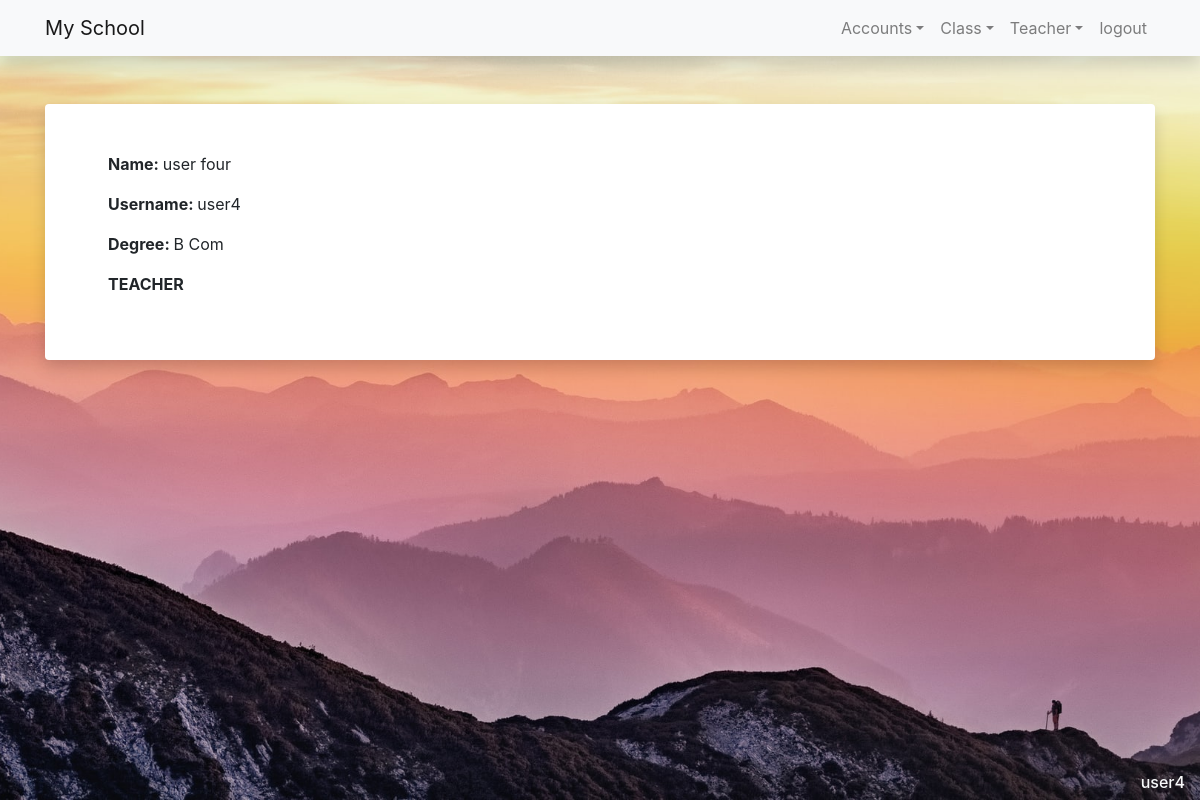
The app's page /accounts/profile/ (signed in) with its own data.
### Users/models.py (models this page shows, shortened)
class User(AbstractUser):
	username = models.CharField(unique=True,max_length=20)
	email = models.EmailField(unique=True)
	first_name = models.CharField(max_length=10)
	last_name = models.CharField(max_length=10)
	date_of_birth = models.DateField()
	is_official = models.BooleanField(default=False)
	is_teacher = models.BooleanField(default=False)
	is_student = models.BooleanField(default=False)
	USERNAME_FIELD = 'email'
	REQUIRED_FIELDS = ['username','first_name','last_name','date_of_birth']

class TeacherProfile(models.Model):
	user = models.OneToOneField(User, on_delete=models.CASCADE)
	degree = models.CharField(max_length=10)

### accounts/views.py (the view)
# urls.py: path('profile/', ViewProfile.as_view(), name= 'view_profile'),
class ViewProfile(LoginRequiredMixin,View):
	def get(self,request):
		return render(request, "accounts/profile.html", {'user': request.user})

### accounts/templates/accounts/profile.html (shortened to what this page needs)
{% extends 'base.html' %}
{% block content %}
	{% if user.is_teacher %}
		<div class="container">
			<p><b>Name: </b>{{ user.first_name }} {{ user.last_name }}</p>
			<p><b>Username: </b>{{ user.username }}</p>
			<p><b>Degree: </b>{{ user.teacherprofile.degree }}</p>
			<p><b>TEACHER</b></p>
		</div>
	{% else %}
		<div class="container">
			<p><b>Name: </b>{{ user.first_name }} {{ user.last_name }}</p>
			<p><b>Username: </b>{{ user.username }}</p>
		</div>
		<p><b>OFFICIAL</b></p>
	{% endif %}
{% endblock %}

### home/templates/base.html (shortened to what this page needs)
{% extends "headers.html" %}
{% block navbar %}
{% url 'register' as register %}
{% url 'login' as login %}
{% url 'logout' as logout %}
{% url 'view_profile' as view_profile %}
{% url 'classes_all' as classes_all %}
{% url 'create_class' as create_class %}
{% url 'join_class' as join_class %}
{% url 'class_detail' as class_detail %}
{% url 'teacher_home' as teacher_home %}
{% url 'teacher_create' as teacher_create %}
	<nav class="navbar navbar-expand-lg navbar-light bg-light static-top mb-5 shadow">
		<div class="container">
			<a class="navbar-brand" href="#">My School</a>
			<div class="collapse navbar-collapse" id="navbarResponsive">
				<ul class="navbar-nav ml-auto">
					<li class="nav-item dropdown"><a href="#" data-toggle="dropdown" class="nav-link dropdown-toggle">Accounts<b class="caret"></b></a>
					</li>
					<li class="nav-item dropdown"><a href="#" data-toggle="dropdown" class="nav-link dropdown-toggle">Class<b class="caret"></b></a>
					</li>
					<li class="nav-item dropdown"><a href="#" data-toggle="dropdown" class="nav-link dropdown-toggle">Teacher<b class="caret"></b></a>
					</li>
					<li class="nav-item {% if request.path == logout %}active{% endif%}">
						<a class="nav-link" href="{{logout}}">logout</a>
					</li>
				</ul>
			</div>
		</div>
	</nav>
{% endblock %}
{% block footer %}
<div class="col-12 d-flex justify-content-end fixed-bottom">
	{% if user.is_authenticated %}
		<h6 class="text-light">{{user.username}}</h6>
	{% else %}
		<h6 class="text-light">Not logged in</h6>
	{% endif %}
</div>
{% endblock %}

### static/styles.css (style rules this page uses)
body { background: url("images/bgImage.jpg") no-repeat center center fixed; -webkit-background-size: cover; -moz-background-size: cover; background-size: cover; -o-background-size: cover; }

### records on screen
User: first_name "user", last_name "four", username "user4", teacherprofile.degree "B Com"
